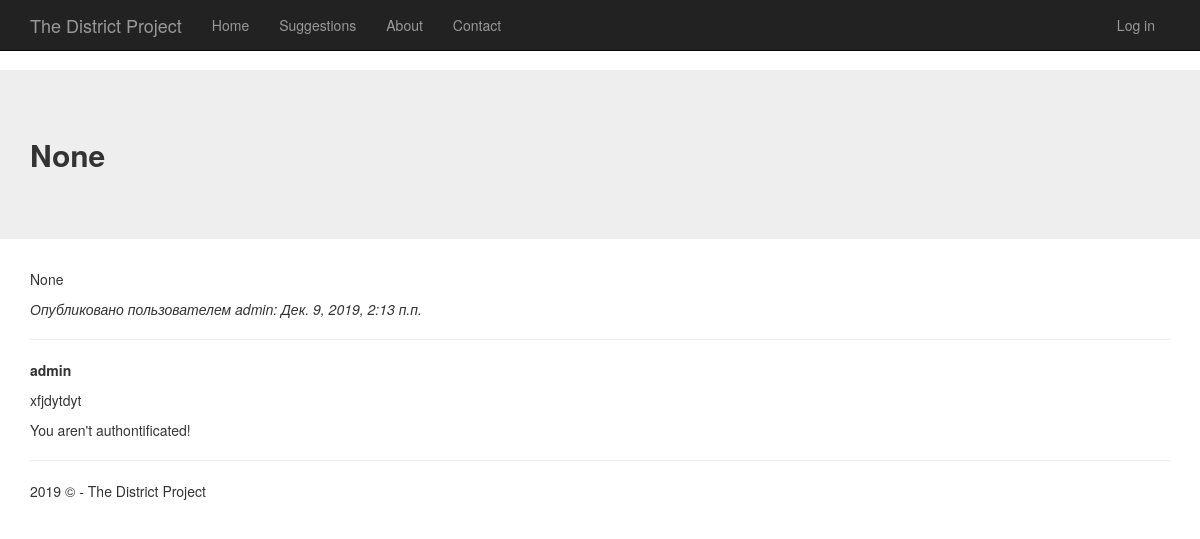
Before: /suggestions/3/ with the older database file.
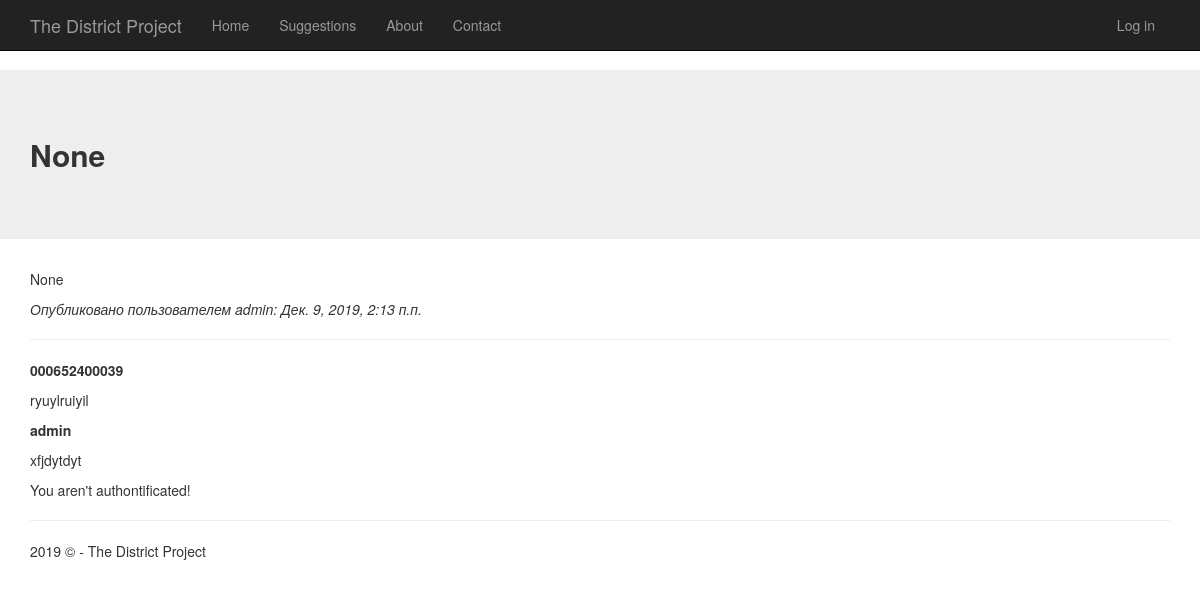
After: the same page with the newer database file.
### myApp/models.py (models this page shows, shortened)
class Comment(models.Model):
    suggestion = models.ForeignKey(Suggestion, on_delete = models.CASCADE)
    comment_author = models.CharField('Автор комментария',
                                      max_length = 12,
                                      default = 'None',
                                      null=False,
                                      blank=False)
    comment_text = models.CharField('Текст комментария',
                                    max_length = 200)
    class Meta:
        verbose_name = 'Комментарий'
        verbose_name_plural = 'Комментарии'

### myApp/views.py (the view)
# urls.py: path('suggestions/<int:suggestion_id>/', views.detail, name='detail'),
def detail(request, suggestion_id):
    try:
        a = Suggestion.objects.get(id = suggestion_id)
    except:
        raise Http404("Suggestion is not found!")
    comments_list = a.comment_set.order_by('-id')
    return render(
        request,
        'app/detail.html',
        {
            'suggestion': a,
            'comments_list': comments_list,
            'year':datetime.now().year,
        }
    )

### myApp/templates/app/detail.html (shortened to what this page needs)
﻿{% extends "app/layout.html" %}
{% block title %}
<div class="jumbotron">
    <h2><strong>{{ suggestion.suggestion_title }}</strong></h2>
</div>
{% endblock %}
{% block content %}
    <p>{{suggestion.suggestion_text}}</p>
    <em>Опубликовано пользователем {{suggestion.suggestion_author}}: {{suggestion.pub_date}}</em>
    <hr />
    {% if comments_list %}
        {% for b in comments_list %}
            <p>
                <strong>{{b.comment_author}}</strong>
                <p>{{b.comment_text}}</p>
            </p>
        {% endfor %}
    {% else %}
        There's no comments yet. Be first!
    {% endif %}
<div class="p-3 mb-2 bg-gradient-dark text-white.bg-gradient-dark">
    {% if user.is_authenticated %}
        <form action="{% url 'leave_comment' suggestion.id %}" method="post">
            {% csrf_token %}
            <textarea name="text" required="" placeholder="Your comment" cols="30" rows="10"></textarea> <br />
            <button type="submit">Leave a comment</button>
        </form>
    {% else %}
        <p> You aren't authontificated! </p>
    {% endif %}
</div>
{% endblock %}

Changed rows visible on the page:
added Comment: comment_author "000652400039", comment_text "ryuylruiyil"
